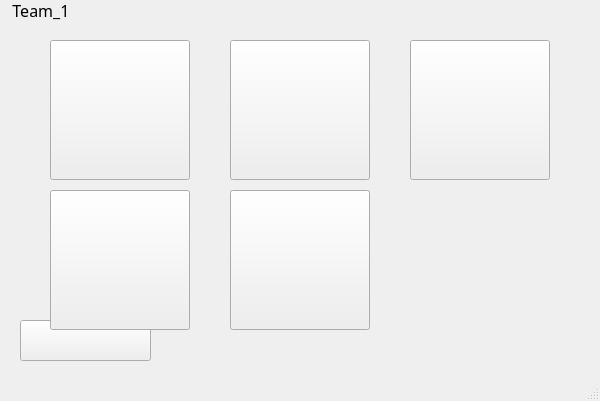
<?xml version="1.0" encoding="UTF-8"?>
<ui version="4.0">
 <class>MainWindow</class>
 <widget class="QMainWindow" name="MainWindow">
  <property name="geometry">
   <rect>
    <x>0</x>
    <y>0</y>
    <width>600</width>
    <height>401</height>
   </rect>
  </property>
  <property name="windowTitle">
   <string>MainWindow</string>
  </property>
  <widget class="QWidget" name="centralwidget">
   <widget class="QPushButton" name="btn_run_email">
    <property name="geometry">
     <rect>
      <x>50</x>
      <y>40</y>
      <width>140</width>
      <height>140</height>
     </rect>
    </property>
    <property name="text">
     <string/>
    </property>
   </widget>
   <widget class="QPushButton" name="btn_run_musicplayer">
    <property name="geometry">
     <rect>
      <x>230</x>
      <y>40</y>
      <width>140</width>
      <height>140</height>
     </rect>
    </property>
    <property name="text">
     <string/>
    </property>
   </widget>
   <widget class="QPushButton" name="btn_run_news">
    <property name="geometry">
     <rect>
      <x>410</x>
      <y>40</y>
      <width>140</width>
      <height>140</height>
     </rect>
    </property>
    <property name="text">
     <string/>
    </property>
   </widget>
   <widget class="QPushButton" name="btn_weather">
    <property name="geometry">
     <rect>
      <x>20</x>
      <y>320</y>
      <width>131</width>
      <height>41</height>
     </rect>
    </property>
    <property name="text">
     <string/>
    </property>
   </widget>
   <widget class="QLabel" name="label_icon1">
    <property name="geometry">
     <rect>
      <x>0</x>
      <y>320</y>
      <width>36</width>
      <height>36</height>
     </rect>
    </property>
    <property name="text">
     <string/>
    </property>
   </widget>
   <widget class="QPushButton" name="btn_run_calendar">
    <property name="geometry">
     <rect>
      <x>50</x>
      <y>190</y>
      <width>140</width>
      <height>140</height>
     </rect>
    </property>
    <property name="text">
     <string/>
    </property>
   </widget>
   <widget class="QLabel" name="label_bar">
    <property name="geometry">
     <rect>
      <x>0</x>
      <y>0</y>
      <width>600</width>
      <height>21</height>
     </rect>
    </property>
    <property name="font">
     <font>
      <family>Bahnschrift Condensed</family>
      <pointsize>12</pointsize>
     </font>
    </property>
    <property name="text">
     <string>   Team_1</string>
    </property>
    <property name="textFormat">
     <enum>Qt::PlainText</enum>
    </property>
   </widget>
   <widget class="QPushButton" name="btn_run_game">
    <property name="geometry">
     <rect>
      <x>230</x>
      <y>190</y>
      <width>140</width>
      <height>140</height>
     </rect>
    </property>
    <property name="text">
     <string/>
    </property>
   </widget>
  </widget>
  <widget class="QMenuBar" name="menubar">
   <property name="geometry">
    <rect>
     <x>0</x>
     <y>0</y>
     <width>600</width>
     <height>21</height>
    </rect>
   </property>
  </widget>
  <widget class="QStatusBar" name="statusbar"/>
 </widget>
 <resources/>
 <connections/>
</ui>
